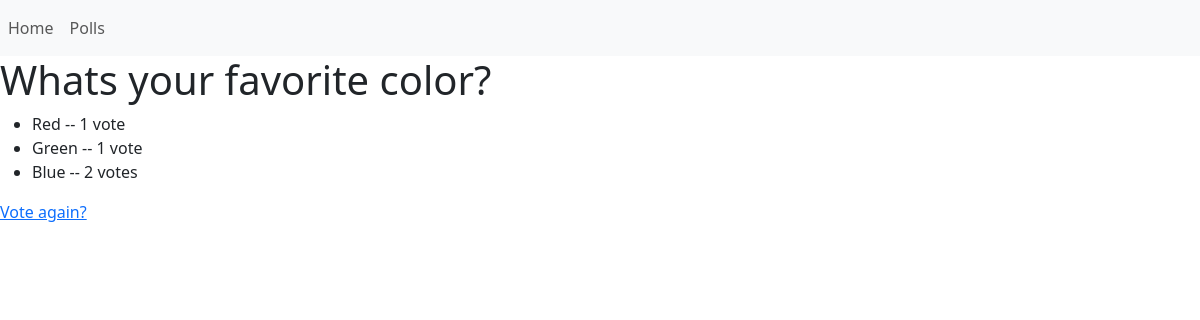
Before: /polls/2/results/ (signed in) with the older database file.
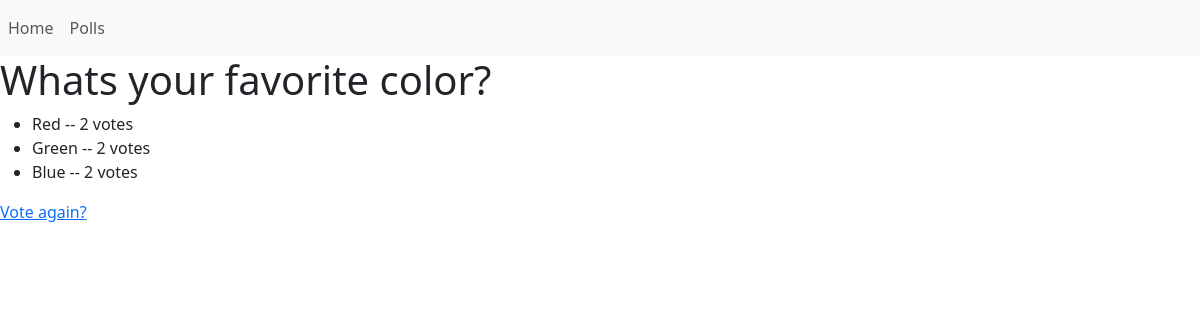
After: the same page with the newer database file.
### polls/models.py (models this page shows, shortened)
class Choice(models.Model):
    question = models.ForeignKey(Question, on_delete=models.CASCADE)
    choice_text = models.CharField(max_length=200)
    votes = models.IntegerField(default=0)

### polls/views.py (the view)
# urls.py: path("<int:pk>/results/", views.ResultsView.as_view(), name="results"),
class ResultsView(LoginRequiredMixin, generic.DetailView):
    model = Question
    template_name = "polls/results.html"

### polls/templates/polls/results.html (shortened to what this page needs)
{% extends "./base.html" %}
{% block content %}
<h1>{{ question.question_text }}</h1>
<ul>
    {% for choice in question.choice_set.all %}
    <li>{{ choice.choice_text }} -- {{ choice.votes }} vote{{ choice.votes|pluralize }}</li>
    {% endfor %}
</ul>
<a href="{% url 'polls:detail' question.id %}">Vote again?</a>
{% endblock %}

Changed rows visible on the page:
changed Choice "Red": votes "1" → "2"
changed Choice "Green": votes "1" → "2"
